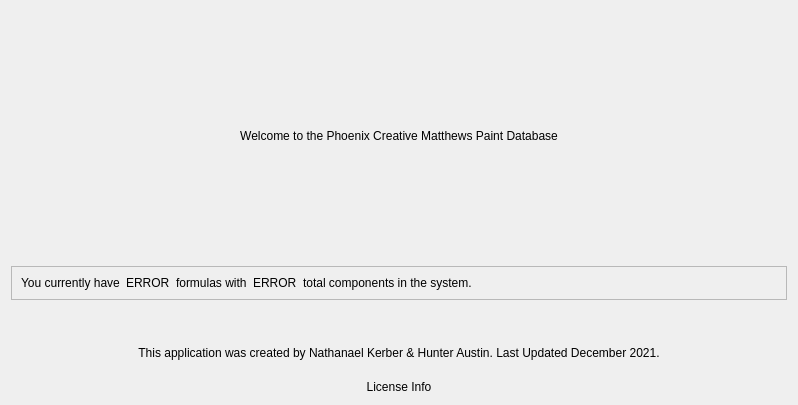
<?xml version="1.0" encoding="UTF-8"?>
<ui version="4.0">
 <class>Form</class>
 <widget class="QWidget" name="Form">
  <property name="geometry">
   <rect>
    <x>0</x>
    <y>0</y>
    <width>798</width>
    <height>405</height>
   </rect>
  </property>
  <property name="windowTitle">
   <string>Form</string>
  </property>
  <layout class="QGridLayout" name="gridLayout_2" rowstretch="4,0,0,0,0,0,0,0">
   <item row="7" column="0">
    <widget class="QLabel" name="label_3">
     <property name="text">
      <string>License Info</string>
     </property>
     <property name="alignment">
      <set>Qt::AlignCenter</set>
     </property>
    </widget>
   </item>
   <item row="5" column="0">
    <spacer name="verticalSpacer">
     <property name="orientation">
      <enum>Qt::Vertical</enum>
     </property>
     <property name="sizeHint" stdset="0">
      <size>
       <width>20</width>
       <height>40</height>
      </size>
     </property>
    </spacer>
   </item>
   <item row="0" column="0">
    <widget class="QLabel" name="label">
     <property name="styleSheet">
      <string notr="true">font: 20pt &quot;Segoe UI&quot;;</string>
     </property>
     <property name="text">
      <string>Welcome to the Phoenix Creative Matthews Paint Database</string>
     </property>
     <property name="scaledContents">
      <bool>false</bool>
     </property>
     <property name="alignment">
      <set>Qt::AlignCenter</set>
     </property>
     <property name="wordWrap">
      <bool>true</bool>
     </property>
    </widget>
   </item>
   <item row="6" column="0">
    <widget class="QLabel" name="label_2">
     <property name="text">
      <string>This application was created by Nathanael Kerber &amp; Hunter Austin. Last Updated December 2021.
</string>
     </property>
     <property name="alignment">
      <set>Qt::AlignCenter</set>
     </property>
    </widget>
   </item>
   <item row="2" column="0">
    <widget class="QFrame" name="frame">
     <property name="frameShape">
      <enum>QFrame::StyledPanel</enum>
     </property>
     <property name="frameShadow">
      <enum>QFrame::Raised</enum>
     </property>
     <layout class="QHBoxLayout" name="horizontalLayout">
      <item>
       <widget class="QLabel" name="label_4">
        <property name="sizePolicy">
         <sizepolicy hsizetype="Maximum" vsizetype="Preferred">
          <horstretch>0</horstretch>
          <verstretch>0</verstretch>
         </sizepolicy>
        </property>
        <property name="text">
         <string>You currently have</string>
        </property>
       </widget>
      </item>
      <item>
       <widget class="QLabel" name="numFormulas">
        <property name="sizePolicy">
         <sizepolicy hsizetype="Maximum" vsizetype="Preferred">
          <horstretch>0</horstretch>
          <verstretch>0</verstretch>
         </sizepolicy>
        </property>
        <property name="text">
         <string>ERROR</string>
        </property>
       </widget>
      </item>
      <item>
       <widget class="QLabel" name="label_5">
        <property name="sizePolicy">
         <sizepolicy hsizetype="Maximum" vsizetype="Preferred">
          <horstretch>0</horstretch>
          <verstretch>0</verstretch>
         </sizepolicy>
        </property>
        <property name="text">
         <string>formulas with</string>
        </property>
       </widget>
      </item>
      <item>
       <widget class="QLabel" name="numComponents">
        <property name="sizePolicy">
         <sizepolicy hsizetype="Maximum" vsizetype="Preferred">
          <horstretch>0</horstretch>
          <verstretch>0</verstretch>
         </sizepolicy>
        </property>
        <property name="text">
         <string>ERROR</string>
        </property>
       </widget>
      </item>
      <item>
       <widget class="QLabel" name="label_6">
        <property name="text">
         <string>total components in the system.</string>
        </property>
       </widget>
      </item>
     </layout>
    </widget>
   </item>
  </layout>
 </widget>
 <resources/>
 <connections/>
</ui>
